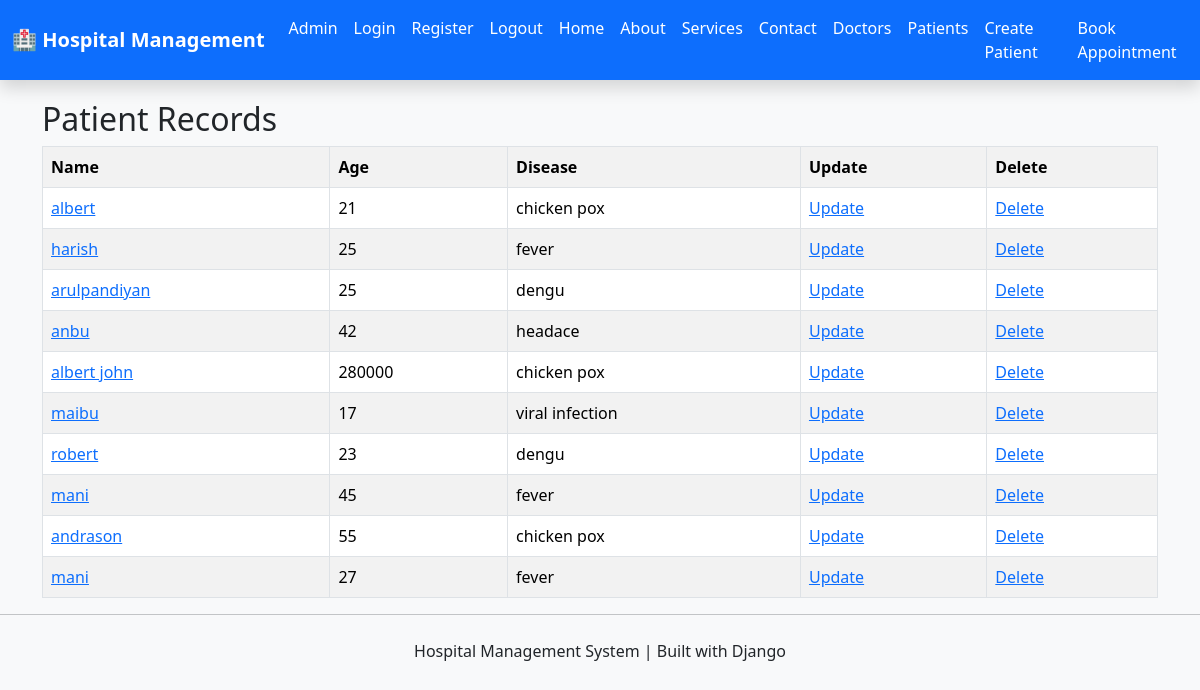
The page /patients/ on the database as committed earlier.
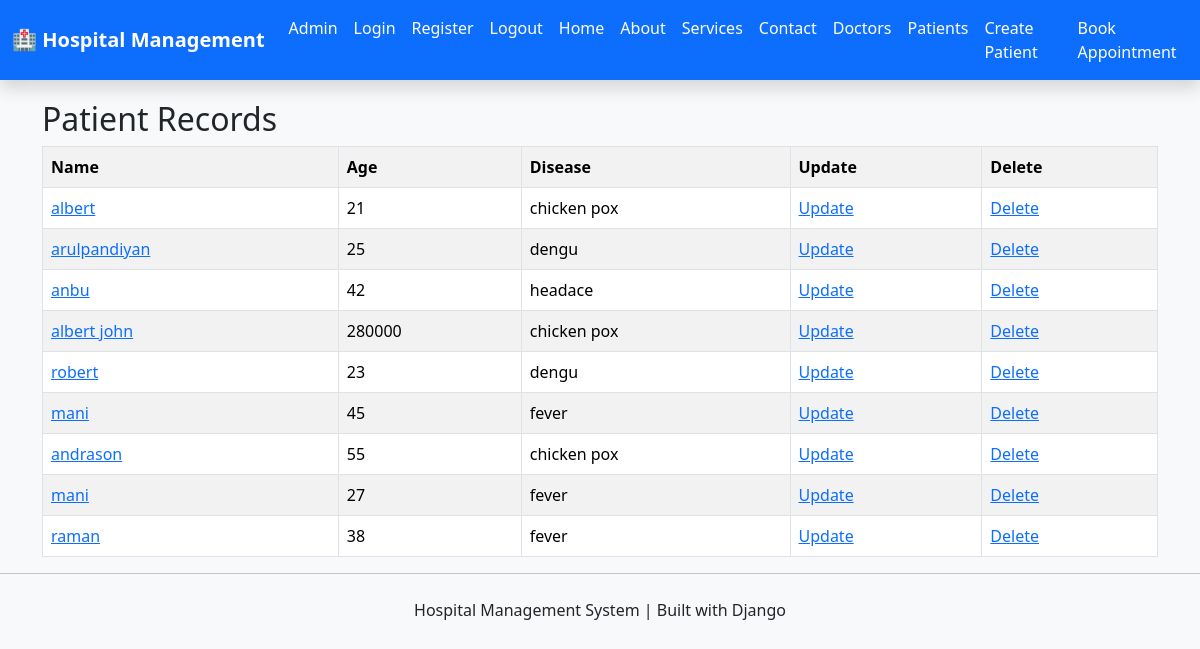
The same page on the database as committed later.
### core/models.py (models this page shows, shortened)
class Patient(models.Model):
    name=models.CharField(max_length=100)
    age=models.IntegerField()
    doctor=models.ForeignKey(
        Doctor,
        on_delete=models.SET_NULL,
        null=True
        )
    disease=models.ManyToManyField(
        Disease,
        )

class Disease(models.Model):
    disease_name=models.CharField()

### core/views.py (the view)
# urls.py: path('patients/',PatientListView.as_view(),name='patient'),
class PatientListView(ListView):
    model=Patient
    template_name="patient.html"
    context_object_name="patients"

### core/templates/patient.html
{% extends 'base.html' %}
{% block content %}
<h2>Patient Records</h2>
<table class="table table-striped table-hover table-bordered">
    <tr>
        <th>Name</th>
        <th>Age</th>
        <th>Disease</th>
        <th>Update</th>
        <th>Delete</th>
    </tr>
    {% for patient in patients %}
    <tr>
        <td><a href="{% url 'patient_detail' patient.id %}">{{ patient.name }}</a></td>
        <td>{{ patient.age }}</td>
        <td>
    {% for disease in patient.disease.all %}
        {{ disease.disease_name }}{% if not forloop.last %}, {% endif %}
    {% endfor %}
</td>
        <td>
        <a href="{% url 'update_patient' patient.id %}">
            Update
        </a>
        </td>
        <td>
        <a href="{% url 'delete_patient' patient.id %}">
            Delete
        </a>
        </td>
    </tr>
    {% endfor %}
</table>
{% endblock %}

Rows that differ between the two databases and show on the page:
removed Patient: name "harish", age "25", Disease (disease_name "fever")
removed Patient: name "maibu", age "17"
no longer on this page (row unchanged): Disease: disease_name "viral infection", shown under "maibu"
added Patient: name "raman", age "38", Disease (disease_name "fever")
